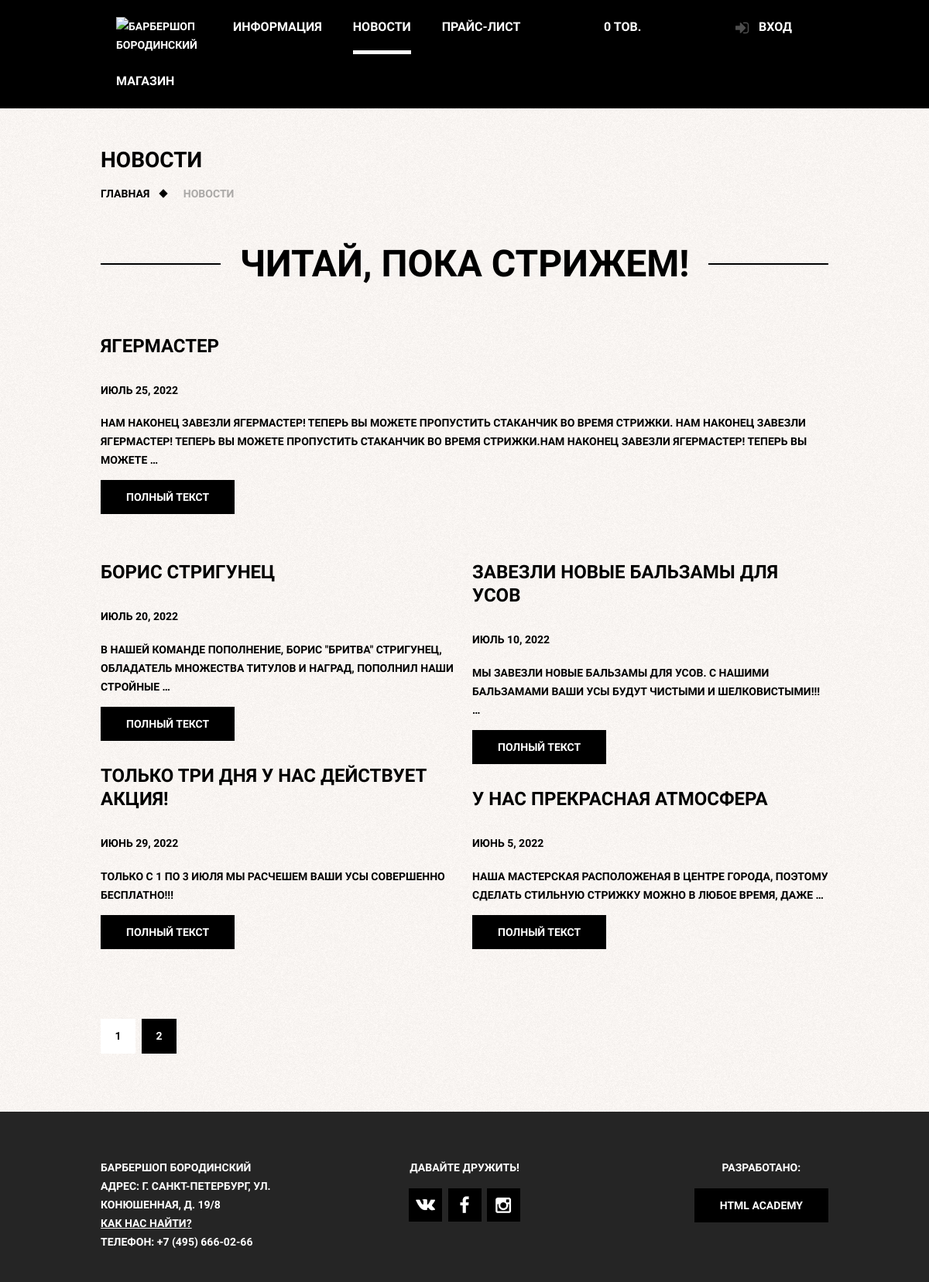
Page /news/ on the committed database.
### barber_baseapp/models.py (models this page shows, shortened)
class News(models.Model):
    title = models.CharField(max_length=250, db_index=True)
    slug = models.SlugField(max_length=250, blank=True, unique=True)
    body = RichTextUploadingField(blank=True, null=True)
    date = models.DateField()
    def get_absolute_url(self):
        return reverse('news_detail', kwargs={'slug': self.slug})
    class Meta:
        ordering = ['-date']

### barber_baseapp/views.py (the view)
# urls.py: path('news/', NewsListView.as_view(), name='news_page'),
class NewsListView(ListView):
	template_name = 'barber_baseapp/news.html'
	context_object_name = 'news'
	paginate_by = 4
	def get_context_data(self, **kwargs):
		context = super(NewsListView, self).get_context_data(**kwargs)
		context['last_news'] = News.objects.all().first()
		return context
	def get_queryset(self):
		return News.objects.all()[1:]

### barber_account/context_processors.py (called while the page is built)
def loginform(request):
    return {'form': LoginForm}

### barber_cart/cart.py (called while the page is built)
    def __len__(self):
        return sum(item['quantity'] for item in self.cart.values())

### barber_cart/context_processors.py (called while the page is built)
def cart(request):
	return {'cart': Cart(request)}

### barber_baseapp/templates/barber_baseapp/news.html (shortened to what this page needs)
{% extends 'base.html' %}
{% load static %}
{% block bodyclass%}
	class="inner-page"
{% endblock %}
{% block content %}
    <h1 class="inner-page-title">
        Новости
    </h1>
    <ul class="breadcrumbs">
        <li><a href="{% url 'main_page' %}">Главная</a></li>
        <li class="current">Новости</li>
    </ul>
    <div class="inner-content">
        <div class="big-heading">
            <h2>Читай, пока стрижем!</h2>
        </div>
		<div class="inner-columns clearfix">
			{% include 'barber_baseapp/include/news_card.html' with n=last_news w_count="30" %}
		</div>
		<div class="inner-columns clearfix">
			{% for item in news %}
				{% if forloop.counter|divisibleby:2 %}
					<div class="inner-columns-right">
						{% include 'barber_baseapp/include/news_card.html' with n=item w_count="15" %}
					</div>
				{% else %}
					<div class="inner-columns-left">
						{% include 'barber_baseapp/include/news_card.html' with n=item w_count="15" %}
					</div>
				{% endif %}
			{% endfor %}
        </div>
		{% include 'include/pagination.html' with path_parameters='' %}
    </div>
{% endblock %}

### barber_baseapp/templates/barber_baseapp/include/news_card.html
<h2>{{ n.title }}</h2>
<h4>{{ n.date }}</h4>
<p class="short-text">{{ n.body|truncatewords:w_count|safe }}</p>
<a href="{{ n.get_absolute_url }}" class="btn">Полный текст</a>

### static/css/style.css (style rules this page uses)
html, body { margin: 0; padding: 0; }
body { min-width: 960px; font-weight: 700; font-size: 14px; line-height: 24px; font-family: "PT Sans Narrow", "Arial", sans-serif; color: #ffffff; text-transform: uppercase; background: #000000 url(../images/tint.png) no-repeat center top; }
.inner-page { color: #000000; background: #f8f3f0 url(../images/pattern-white.jpg) repeat; }
.clearfix::after { content: ""; display: table; clear: both; }
.btn { display: inline-block; padding: 10px 33px; margin-right: 16px; font-weight: 700; font-size: 14px; line-height: 24px; font-family: "PT Sans Narrow", "Arial", sans-serif; text-transform: uppercase; text-decoration: none; vertical-align: top; text-align: center; color: #ffffff; background-color: #000000; border: none; outline: none; cursor: pointer; }
.breadcrumbs { margin: 0; padding: 0; list-style: none; }
.breadcrumbs li { position: relative; display: inline; padding-right: 40px; }
.breadcrumbs a { color: #000000; text-decoration: none; }
.breadcrumbs .current { color: #aba9a7; }
.breadcrumbs li::after { content: ""; position: absolute; top: 4px; right: 18px; width: 8px; height: 8px; background-color: #000000; transform: rotate(45deg); }
.breadcrumbs .current::after { content: none; }
.inner-content { margin-bottom: 75px; }
.inner-content h2 { margin-top: 60px; margin-bottom: 30px; font-size: 24px; line-height: 30px; }
.inner-content p { margin: 14px 0; }
.big-heading { margin-top: 55px; margin-bottom: 65px; text-align: center; }
.big-heading h2 { position: relative; display: inline; z-index: 2; margin: 0; padding:0 25px; font-size: 48px; line-height: 48px; text-align: center; background: #f5f3f0 url(../images/pattern-white.jpg) repeat; }
.big-heading::after { content: ""; position: relative; top: -25px; z-index: 1; display: block; border-bottom: 2px solid #000000; }
.inner-columns { margin: 60px 0; }
.inner-columns-left, .inner-columns-right { width: 460px; padding-bottom: 30px; }
.inner-columns-left { float: left; }
.inner-columns-right { float: right; }
.inner-columns-left *:first-child, .inner-columns-right *:first-child { margin-top: 0; }
.inner-columns-left *:last-child, .inner-columns-right *:last-child { margin-bottom: 0; }
.short-text { padding-right: 80px; }

### rows in the picture
News: title "ЯГЕРМАСТЕР", date "ИЮЛЬ 25, 2022", body "НАМ НАКОНЕЦ ЗАВЕЗЛИ ЯГЕРМАСТЕР! ТЕПЕРЬ ВЫ МОЖЕТЕ ПРОПУСТИТЬ СТАКАНЧИК ВО ВРЕМЯ СТРИЖКИ. НАМ НАКОНЕЦ ЗАВЕЗЛИ ЯГЕРМАСТЕР! ТЕПЕРЬ ВЫ МОЖЕТЕ ПРОПУСТИТЬ СТАКАНЧИК ВО ВРЕМЯ СТРИЖКИ.НАМ НАКОНЕЦ ЗАВЕЗЛИ ЯГЕРМАСТЕР! ТЕПЕРЬ ВЫ МОЖЕТЕ …"
News: title "БОРИС СТРИГУНЕЦ", date "ИЮЛЬ 20, 2022", body "В НАШЕЙ КОМАНДЕ ПОПОЛНЕНИЕ, БОРИС \"БРИТВА\" СТРИГУНЕЦ, ОБЛАДАТЕЛЬ МНОЖЕСТВА ТИТУЛОВ И НАГРАД, ПОПОЛНИЛ НАШИ СТРОЙНЫЕ …"
News: title "ЗАВЕЗЛИ НОВЫЕ БАЛЬЗАМЫ ДЛЯ УСОВ", date "ИЮЛЬ 10, 2022", body "МЫ ЗАВЕЗЛИ НОВЫЕ БАЛЬЗАМЫ ДЛЯ УСОВ. С НАШИМИ БАЛЬЗАМАМИ ВАШИ УСЫ БУДУТ ЧИСТЫМИ И ШЕЛКОВИСТЫМИ!!! …"
News: title "ТОЛЬКО ТРИ ДНЯ У НАС ДЕЙСТВУЕТ АКЦИЯ!", date "ИЮНЬ 29, 2022", body "ТОЛЬКО С 1 ПО 3 ИЮЛЯ МЫ РАСЧЕШЕМ ВАШИ УСЫ СОВЕРШЕННО БЕСПЛАТНО!!!"
News: title "У НАС ПРЕКРАСНАЯ АТМОСФЕРА", date "ИЮНЬ 5, 2022", body "НАША МАСТЕРСКАЯ РАСПОЛОЖЕНАЯ В ЦЕНТРЕ ГОРОДА, ПОЭТОМУ СДЕЛАТЬ СТИЛЬНУЮ СТРИЖКУ МОЖНО В ЛЮБОЕ ВРЕМЯ, ДАЖЕ …"

### other values in the picture
{{ p }} "1"
{{ p }} "2"
